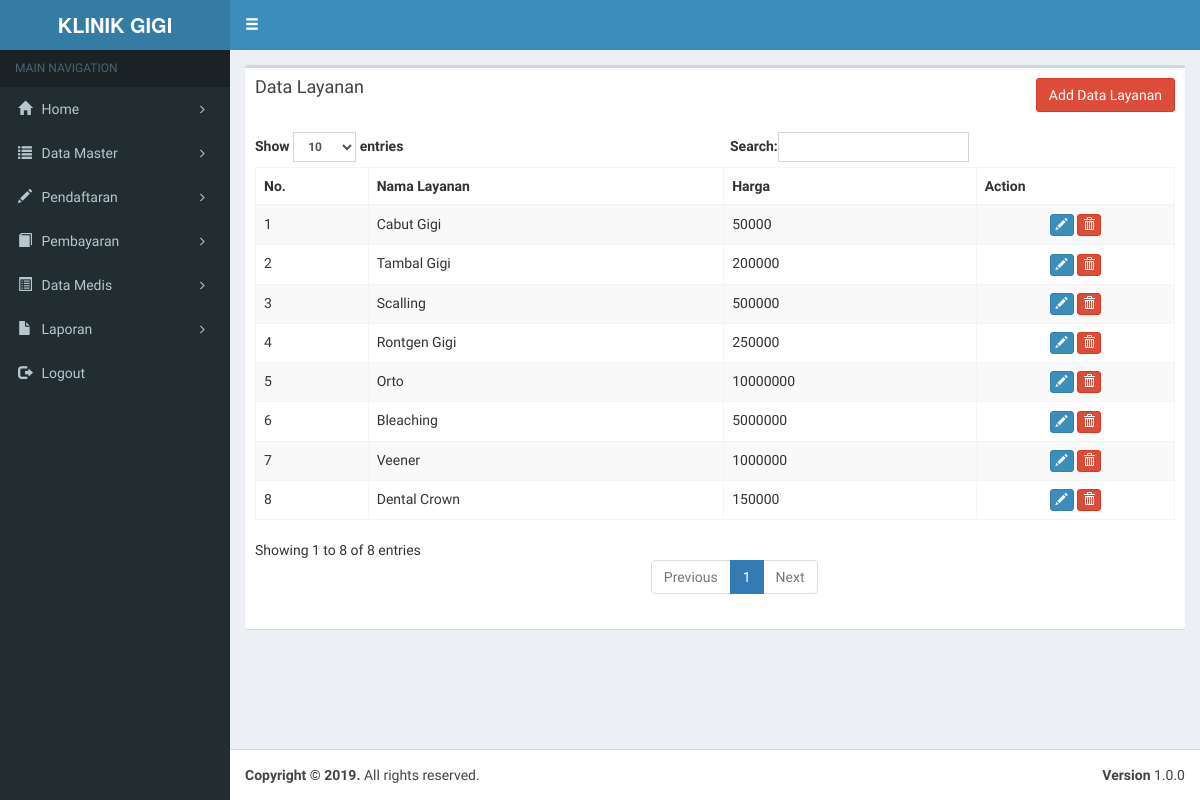
The app's page /index.php?page=layanan (signed in) with its own data.
### tables this page shows
CREATE TABLE `layanan` (
  `idlayanan` int(5) NOT NULL AUTO_INCREMENT,
  `nama_layanan` varchar(100) DEFAULT NULL,
  `harga` int(10) DEFAULT NULL,
  PRIMARY KEY (`idlayanan`)
);

### layanan.php (the view, shortened to what this page needs)
<div class="row">
  <div class="col-xs-12">
    <div class="box">
      <div class="box-header">
        <h3 class="box-title">Data Layanan</h3>
        <a href="index.php?page=addlayanan" class="btn btn-danger pull-right"> Add Data Layanan</a>
      </div>
      <div class="box-body">
        <table id="example1" class="table table-bordered table-striped">
          <thead>
            <tr>
              <th>No.</th>
              <th>Nama Layanan</th>
              <th>Harga</th>
              <th>Action</th>
            </tr>
          </thead>
          <tbody>
            <?php
            $no = 1;
            $qu = mysqli_query($con, "select * from layanan order by idlayanan asc");
            while ($has = mysqli_fetch_row($qu)) {
              echo "
								<tr>
                  <td>" . $no . "</td>
									<td>$has[1]</td>
									<td>$has[2]</td>
									<td style='text-align:center'>
						<a href='index.php?page=editlay&id=$has[0]'><span data-placement='top' data-toggle='tooltip' title='Edit'><button class='btn btn-primary btn-xs' data-title='Edit' data-toggle='modal' data-target='#edit' ><span class='glyphicon glyphicon-pencil'></span></button><span></a>
            <a href='hapuslay.php?id=$has[0]' onClick=\"return confirm('Anda yakin menghapus data ini ?')\" class='btn btn-danger btn-xs'><span class='glyphicon glyphicon-trash'></span></a>
									</td>
								</tr>
								";
              $no++;
            }
            ?>
          </tbody>
        </table>
      </div>
    </div>
  </div>
</div>

### records on screen
layanan: nama_layanan "Cabut Gigi", harga "50000"
layanan: nama_layanan "Tambal Gigi", harga "200000"
layanan: nama_layanan "Scalling", harga "500000"
layanan: nama_layanan "Rontgen Gigi", harga "250000"
layanan: nama_layanan "Orto", harga "10000000"
layanan: nama_layanan "Bleaching", harga "5000000"
layanan: nama_layanan "Veener", harga "1000000"
layanan: nama_layanan "Dental Crown", harga "150000"
